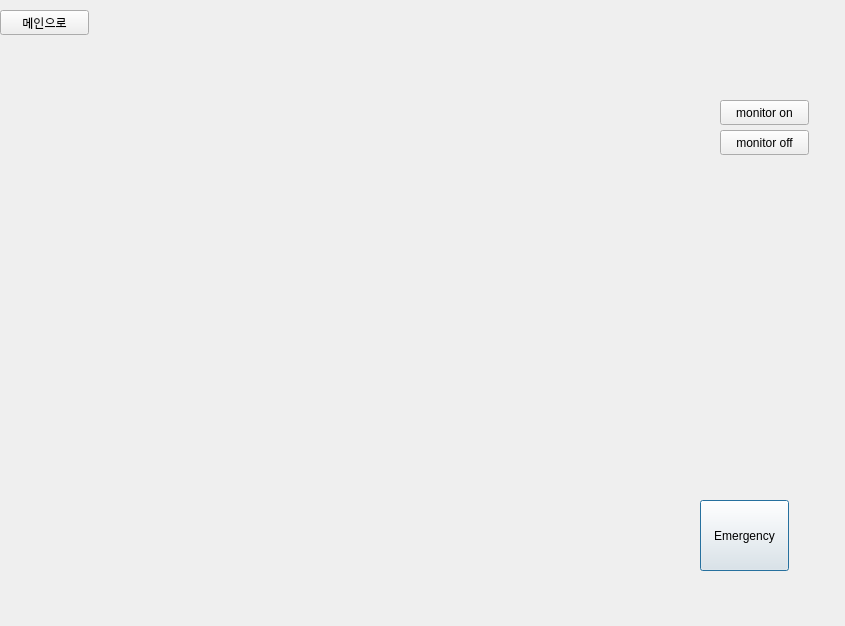
<?xml version="1.0" encoding="UTF-8"?>
<ui version="4.0">
 <class>Dialog</class>
 <widget class="QDialog" name="Dialog">
  <property name="geometry">
   <rect>
    <x>0</x>
    <y>0</y>
    <width>845</width>
    <height>626</height>
   </rect>
  </property>
  <property name="windowTitle">
   <string>Dialog</string>
  </property>
  <widget class="QPushButton" name="pushButton">
   <property name="geometry">
    <rect>
     <x>700</x>
     <y>500</y>
     <width>89</width>
     <height>71</height>
    </rect>
   </property>
   <property name="text">
    <string>Emergency</string>
   </property>
  </widget>
  <widget class="QPushButton" name="monitorOffButton">
   <property name="geometry">
    <rect>
     <x>720</x>
     <y>130</y>
     <width>89</width>
     <height>25</height>
    </rect>
   </property>
   <property name="text">
    <string>monitor off</string>
   </property>
  </widget>
  <widget class="QPushButton" name="monitorOnButton">
   <property name="geometry">
    <rect>
     <x>720</x>
     <y>100</y>
     <width>89</width>
     <height>25</height>
    </rect>
   </property>
   <property name="text">
    <string>monitor on</string>
   </property>
  </widget>
  <widget class="QPushButton" name="mainButton_m">
   <property name="geometry">
    <rect>
     <x>0</x>
     <y>10</y>
     <width>89</width>
     <height>25</height>
    </rect>
   </property>
   <property name="text">
    <string>메인으로</string>
   </property>
  </widget>
 </widget>
 <resources/>
 <connections/>
</ui>
